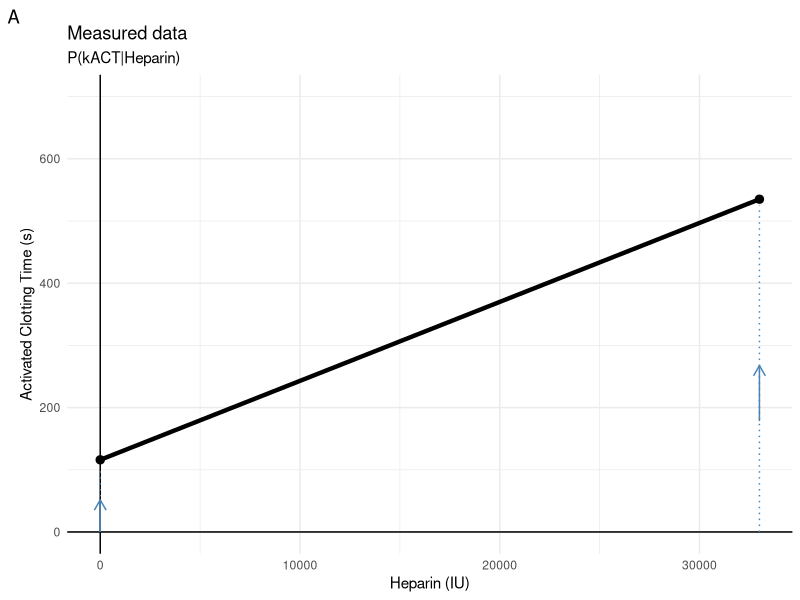
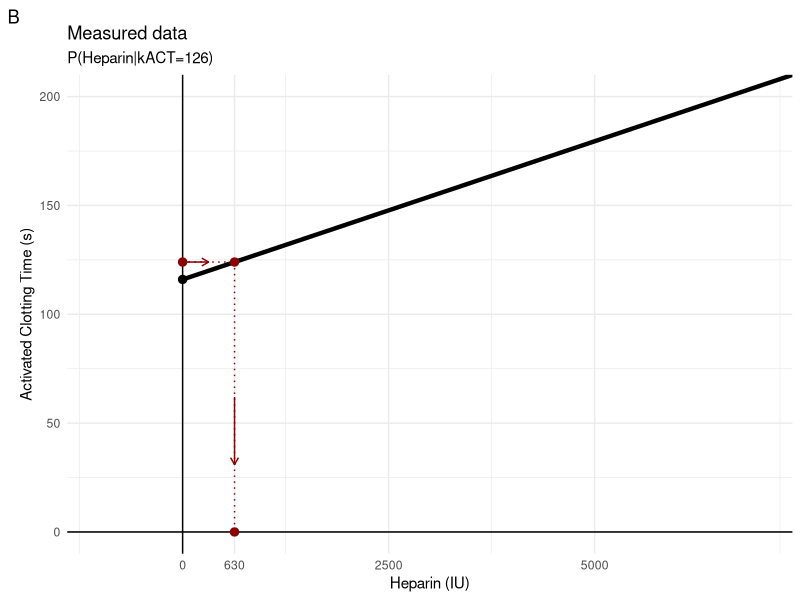

Here is the R script that generated these plots, in order:
## ---- chunk 1
knitr::opts_chunk$set(echo = TRUE)
library(tidyverse)
## ---- chunk 2
# data set

dat1 <- tibble(
  act_0= 116,
  hep=33000,
  act_33000 = 535,
  slope_hep= (act_33000-act_0)/33000,
  act_x = 124,
  hep_act_x = (act_x-act_0)/slope_hep
)
## ---- chunk 3


# figA

fig_A <- ggplot(dat1)+
  geom_vline(xintercept = 0)+
  geom_hline(yintercept = 0)+
  geom_point(aes(x= 0, y= act_0),size=2.5)+
  geom_point(aes(x= 33000, y= act_33000),size=2.5)+
  
  # observed Heparin sensitivity
  geom_segment(aes(x= 0, xend=33000,
                   y= act_0, yend=act_33000), linewidth=1.5)+
  
  
  geom_segment(aes(x=0, xend=0, y=0, yend=113-10),
               col='steelblue',linewidth=0.5, linetype=3)+
  geom_segment(aes(x=0, xend=0, y=0, yend=(113-10)/2),
               arrow=arrow(length=unit(3, "mm")),
               col='steelblue',linewidth=0.5)+
  geom_segment(aes(x=33000, xend=33000, 
                   y=0, yend=act_33000-10),
               col='steelblue',linewidth=0.5,linetype=3)+
  geom_segment(aes(x=33000, xend=33000, 
                   y=act_33000/3, yend=act_33000/2),
               arrow=arrow(length=unit(3, "mm")),
               col='steelblue',linewidth=0.5,linetype=1)+
  
  theme_minimal()+
  
  labs(
    title='Measured data',
       subtitle='P(kACT|Heparin)',
    x='Heparin (IU)',
       y='Activated Clotting Time (s)',tag='A')+
  
  coord_cartesian(ylim=c(0,700))

fig_A  
## ---- chunk 4
fig_B <-ggplot(dat1)+
  geom_vline(xintercept = 0)+
  geom_hline(yintercept = 0)+
  geom_point(aes(x= 0, y= act_0),size=2.5)+
  geom_point(aes(x= 33000, y= act_33000),size=2.5)+
  
  # observed Heparin sensitivity
  geom_segment(aes(x= 0, xend=33000,
                   y= act_0, yend=act_33000), linewidth=1.5)+
  
  # bull titration
  geom_segment(
    aes(x= 0, xend = median(hep_act_x),
                   y= median(act_x), yend= median(act_x)),
    col='darkred', linetype=3,linewidth=0.5)+
  geom_segment(
    aes(x= median(hep_act_x), xend = median(hep_act_x),
        yend= 0, y= median(act_x)), 
    col='darkred', linetype=3,linewidth=0.5)+
    
  ## arrows
  geom_segment( 
    aes(x= 0, xend = 0.5*median(hep_act_x),
        y= median(act_x), yend= median(act_x)), 
    col='darkred', linewidth=0.5,
    arrow=arrow(length=unit(2, "mm")))+
  geom_segment(
    aes(x= median(hep_act_x), xend = median(hep_act_x),
                   yend= 0.25*median(act_x), y= 0.5*median(act_x)),
    col='darkred', linewidth=0.5,
    arrow=arrow(length=unit(2, "mm")))+
  
  geom_point( aes(x= median(hep_act_x), y= median(act_x)),
              col='darkred', size=2.5)+
  
  
  geom_point(aes(x= median(hep_act_x), y= 0),
             col='darkred', size=2.5)+
  geom_point(aes(x= 0, y= median(act_x)),
             col='darkred', size=2.5)+
  
  theme_minimal()+
  labs(
    title='Measured data',
       subtitle='P(Heparin|kACT=126)',
    x='Heparin (IU)',
       y='Activated Clotting Time (s)',tag='B')+
  
  coord_cartesian(ylim=c(0,200), xlim=c(-1000,7000))+

  scale_x_continuous(minor_breaks = c(-1250,1250,3750,7250),
                     breaks = c(0,dat1$hep_act_x,2500,5000),
                     labels=c(0,round(dat1$hep_act_x,0),2500,5000))

fig_B
